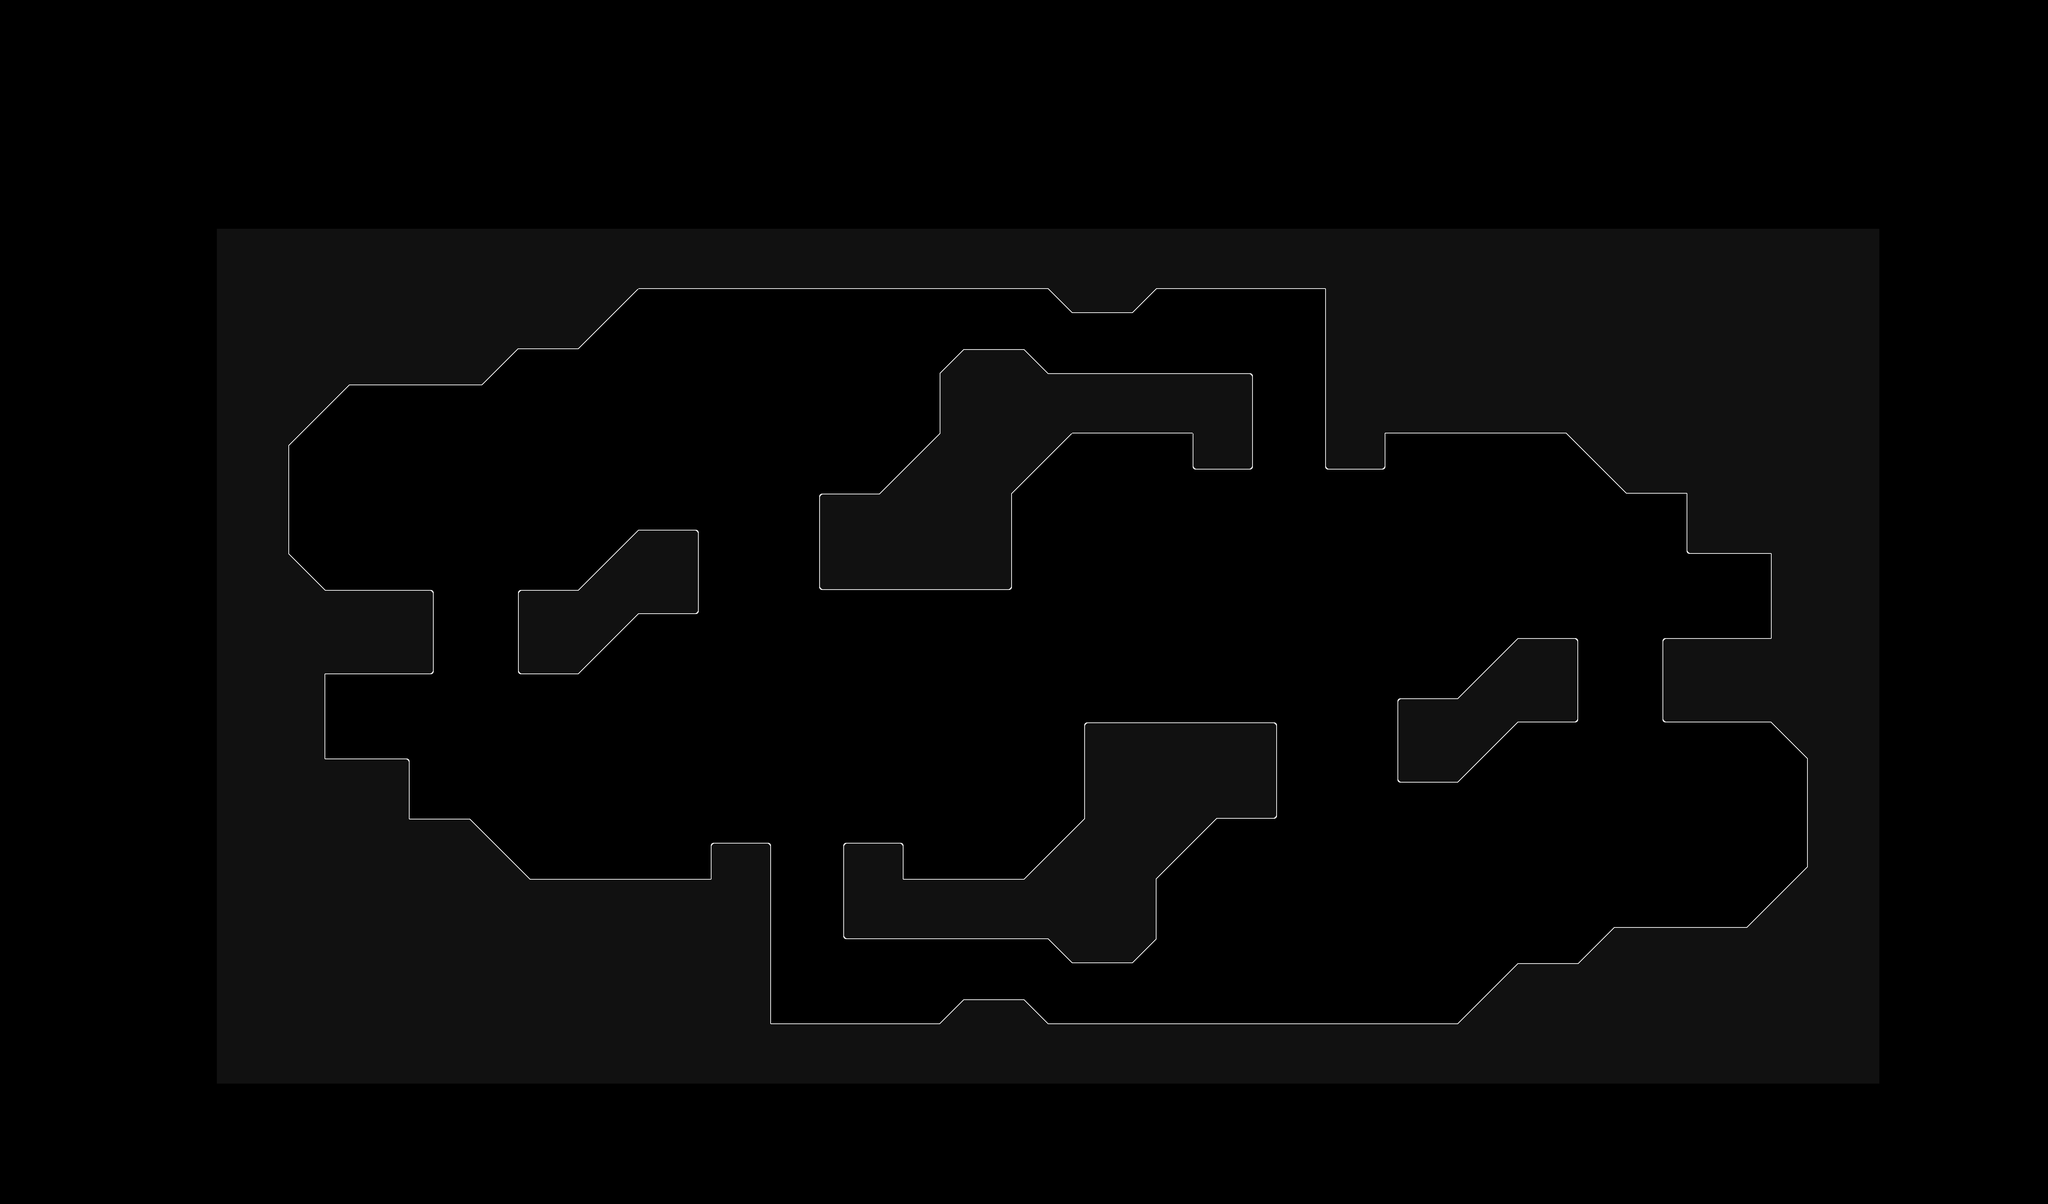

The image is a tile-based game level rendered from a .tmx file. Its description and source (layers, tilesets, objects; grid data summarised) follow:
An orthogonal 170x100 tile map with 32x32 px tiles, 1 tile layer (Tile Layer 1) and 163 objects (118x BotPoint, 10x Start, 6x Spring, 5x Dropthrough, 5x PrefabWeapon, ...).

<map version="1.8" tiledversion="1.8.4" orientation="orthogonal" renderorder="right-down" compressionlevel="0" width="170" height="100" tilewidth="32" tileheight="32" infinite="0" nextlayerid="6" nextobjectid="182">
 <properties>
  <property name="customShader" type="bool" value="true" />
 </properties>
 <tileset firstgid="1" source="main_0.tsx" />
 <layer id="1" name="Tile Layer 1" width="170" height="100">
  <data>[17000 cells, 4962 non-empty, 17 distinct tile ids]</data>
 </layer>
 <objectgroup id="5" name="bot-layer">
  <object id="53" name="BotPoint" type="BotPoint" x="4576" y="1664">
   <polyline points="0,0 -128,0" />
  </object>
  <object id="54" name="BotPoint" type="BotPoint" x="4448" y="1664">
   <polyline points="0,0 -144,-32" />
  </object>
  <object id="55" name="BotPoint" type="BotPoint" x="4256" y="1608">
   <polyline points="48,24 -96,56" />
  </object>
  <object id="56" name="BotPoint" type="BotPoint" x="4320" y="1784">
   <polyline points="-16,-152 -16,136" />
  </object>
  <object id="59" name="BotPoint" type="BotPoint" x="3968" y="1536">
   <polyline points="192,128 32,128" />
  </object>
  <object id="60" name="BotPoint" type="BotPoint" x="3936" y="1568">
   <polyline points="64,96 -96,256" />
  </object>
  <object id="61" name="BotPoint" type="BotPoint" x="3776" y="1664">
   <polyline points="64,160 -32,160" />
  </object>
  <object id="62" name="BotPoint" type="BotPoint" x="4480" y="2336">
   <polyline points="96,96 -112,32" />
  </object>
  <object id="63" name="BotPoint" type="BotPoint" x="4192" y="2368">
   <polyline points="176,0 64,64" />
  </object>
  <object id="64" name="BotPoint" type="BotPoint" x="4064" y="2336">
   <polyline points="192,96 128,192" />
  </object>
  <object id="65" name="BotPoint" type="BotPoint" x="4000" y="2432">
   <polyline points="192,96 0,96" />
  </object>
  <object id="66" name="BotPoint" type="BotPoint" x="3904" y="2400">
   <polyline points="96,128 -64,288" />
  </object>
  <object id="69" name="BotPoint" type="BotPoint" x="4352" y="2336">
   <properties>
    <property name="multiplier0" type="float" value="0.1" />
    <property name="multiplier1" type="float" value="1" />
   </properties>
   <polyline points="16,96 -48,-416" />
  </object>
  <object id="70" name="BotPoint" type="BotPoint" x="4416" y="2336">
   <properties>
    <property name="multiplier0" type="float" value="5" />
   </properties>
   <polyline points="-48,96 160,96" />
  </object>
  <object id="71" name="BotPoint" type="BotPoint" x="4272" y="2336">
   <properties>
    <property name="multiplier0" type="float" value="1" />
    <property name="multiplier1" type="float" value="5" />
   </properties>
   <polyline points="-16,96 96,96" />
  </object>
  <object id="72" name="BotPoint" type="BotPoint" x="3544" y="2344">
   <properties>
    <property name="multiplier0" type="float" value="0.1" />
    <property name="multiplier1" type="float" value="1" />
   </properties>
   <polyline points="56,344 8,-168" />
  </object>
  <object id="73" name="BotPoint" type="BotPoint" x="3672" y="2664">
   <properties>
    <property name="multiplier0" type="float" value="1" />
    <property name="multiplier1" type="float" value="5" />
   </properties>
   <polyline points="-216,24 -72,24" />
  </object>
  <object id="74" name="BotPoint" type="BotPoint" x="3664" y="2648">
   <properties>
    <property name="multiplier0" type="float" value="5" />
   </properties>
   <polyline points="-64,40 176,40" />
  </object>
  <object id="75" name="BotPoint" type="BotPoint" x="3504" y="2624">
   <polyline points="96,0 -48,64" />
  </object>
  <object id="76" name="BotPoint" type="BotPoint" x="3672" y="2608">
   <polyline points="168,80 -72,16" />
  </object>
  <object id="77" name="BotPoint" type="BotPoint" x="3208" y="2608">
   <polyline points="248,80 24,80" />
  </object>
  <object id="78" name="BotPoint" type="BotPoint" x="3056" y="2656">
   <polyline points="-16,32 -240,32" />
  </object>
  <object id="79" name="BotPoint" type="BotPoint" x="2800" y="2592">
   <polyline points="16,96 -48,32" />
  </object>
  <object id="80" name="BotPoint" type="BotPoint" x="2736" y="2560">
   <polyline points="16,64 -208,64" />
  </object>
  <object id="81" name="BotPoint" type="BotPoint" x="2512" y="2592">
   <polyline points="16,32 -48,96" />
  </object>
  <object id="82" name="BotPoint" type="BotPoint" x="2320" y="2624">
   <polyline points="144,64 -112,64" />
  </object>
  <object id="83" name="BotPoint" type="BotPoint" x="2120" y="2352">
   <properties>
    <property name="multiplier0" type="float" value="0.1" />
    <property name="multiplier1" type="float" value="1" />
   </properties>
   <polyline points="8,336 24,-144" />
  </object>
  <object id="85" name="BotPoint" type="BotPoint" x="2176" y="2656">
   <properties>
    <property name="multiplier0" type="float" value="5" />
   </properties>
   <polyline points="-48,32 32,32" />
  </object>
  <object id="86" name="BotPoint" type="BotPoint" x="2176" y="2536">
   <polyline points="32,152 -32,-328" />
  </object>
  <object id="87" name="BotPoint" type="BotPoint" x="3384" y="1160">
   <properties>
    <property name="multiplier0" type="float" value="0.1" />
    <property name="multiplier1" type="float" value="1" />
   </properties>
   <polyline points="56,344 40,-200" />
  </object>
  <object id="88" name="BotPoint" type="BotPoint" x="3328" y="944">
   <polyline points="96,16 -64,16" />
  </object>
  <object id="89" name="BotPoint" type="BotPoint" x="2928" y="904">
   <polyline points="112,56 -112,56" />
  </object>
  <object id="90" name="BotPoint" type="BotPoint" x="2752" y="864">
   <polyline points="64,96 0,32" />
  </object>
  <object id="91" name="BotPoint" type="BotPoint" x="2728" y="848">
   <polyline points="24,48 -200,48" />
  </object>
  <object id="92" name="BotPoint" type="BotPoint" x="2464" y="896">
   <polyline points="0,64 64,0" />
  </object>
  <object id="93" name="BotPoint" type="BotPoint" x="3432" y="2320">
   <polyline points="24,368 120,-144" />
  </object>
  <object id="94" name="BotPoint" type="BotPoint" x="3688" y="2352">
   <polyline points="152,336 -136,-176" />
  </object>
  <object id="95" name="BotPoint" type="BotPoint" x="4392" y="2064">
   <polyline points="184,368 -88,-144" />
  </object>
  </objectgroup>
 <objectgroup id="2" name="collision-layer">
  <!-- 5 objects omitted --></objectgroup>
 <objectgroup id="3" name="event-layer">
  <!-- 34 objects omitted --></objectgroup>
 <objectgroup id="4" name="objective">
  <!-- 6 objects omitted --></objectgroup>
</map>
<!-- 125 of 163 objects omitted -->
